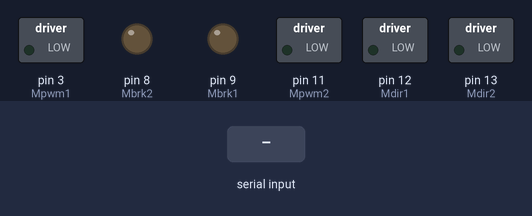
The sketch below on a simulated Arduino Uno, built with avr-gcc and run on an emulated ATmega328P. Shown: switched loads named in the sketch (green lamp = pin HIGH), output pins drawn as LEDs (lit = HIGH). The test bench sets the inputs (shaded band).

Above: at 1.2 s.
1.3 s: "1" received over Serial
At 2.5 s:
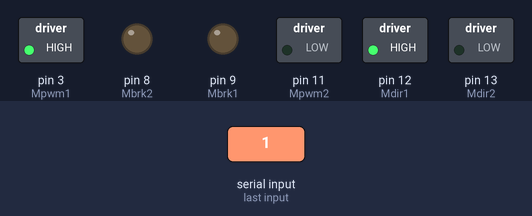
2.8 s: "2" received over Serial
At 3.9 s:
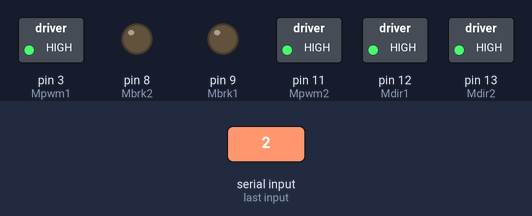
4.3 s: "4" received over Serial
At 5.0 s:
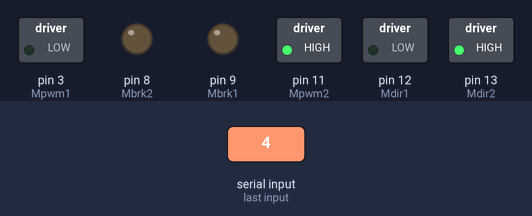
5.8 s: "7" received over Serial
At 6.2 s:
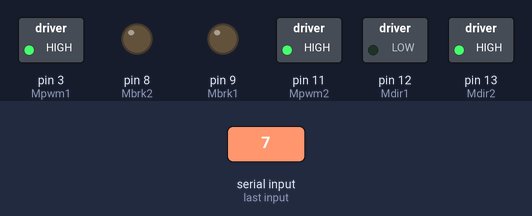
7.3 s: "6" received over Serial
At 8.5 s:
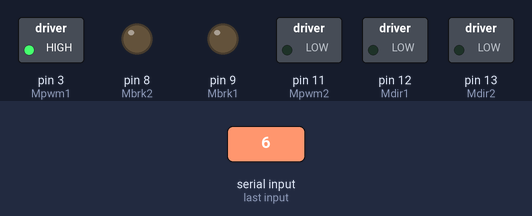
8.8 s: "8" received over Serial
At 9.6 s:
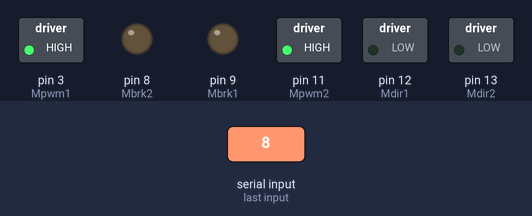
Timing chart, 0 to 11.3 s (numbered marks = the images above; inputs shaded):
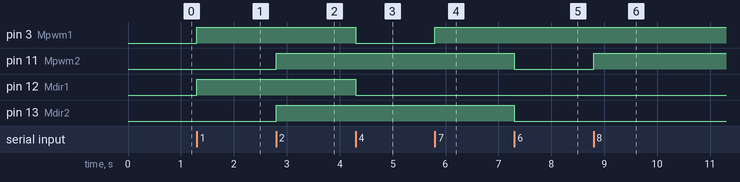

Measured:
- after the input at 1.3 s, pin 3 (Mpwm1), pin 12 (Mdir1): LOW → HIGH at once
- after the input at 2.8 s, pin 11 (Mpwm2), pin 13 (Mdir2): LOW → HIGH at once
- after the input at 4.3 s, pin 3 (Mpwm1), pin 12 (Mdir1): HIGH → LOW at once
- after the input at 5.8 s, pin 3 (Mpwm1): LOW → HIGH at once
- after the input at 7.3 s, pin 11 (Mpwm2), pin 13 (Mdir2): HIGH → LOW at once
- after the input at 8.8 s, pin 11 (Mpwm2): LOW → HIGH at once

The sketch:

Motor_demo.ino
```cpp
// Motor demo using Gertduino and P3 shield
// These are the connection for a motor shield P3
int Mdir1 = 12; // Motor 1 direction
int Mpwm1 = 3;  // Motor 1 on/off
int Mbrk1 = 9;  // Motor 1 break (unused)
int Mdir2 = 13; // Motor 2 direction
int Mpwm2 = 11; // Motor 2 on/off
int Mbrk2 = 8;  // Motor 2 break (unused)
int inByte = 0; // incoming serial byte

void setup()
{ // define if pins are input or outputs
  pinMode(Mdir1, OUTPUT);
  pinMode(Mpwm1, OUTPUT);
  pinMode(Mbrk1, OUTPUT);
  pinMode(Mdir2, OUTPUT);
  pinMode(Mpwm2, OUTPUT);
  pinMode(Mbrk2, OUTPUT);
  // set each pin low at the start
  digitalWrite(Mdir1, LOW);
  digitalWrite(Mpwm1, LOW);
  digitalWrite(Mdir2, LOW);
  digitalWrite(Mpwm2, LOW);
  digitalWrite(Mbrk1, LOW);
  digitalWrite(Mbrk2, LOW);
  Serial.begin(9600); // start serial port at 9600 bps:
}
// control motor 1 on/off forward/backward
void mot1(int on,int dir)
{ digitalWrite(Mpwm1, on  ? HIGH : LOW );
  digitalWrite(Mdir1, dir ? HIGH : LOW);
}
// control motor 2 on/off forward/backward
void mot2(int on,int dir)
{ digitalWrite(Mpwm2, on  ? HIGH : LOW );
  digitalWrite(Mdir2, dir ? HIGH : LOW);
}

void loop()
{ // if we get a valid byte, act on it
  if (Serial.available() > 0)
  { inByte = Serial.read();
    switch(inByte)  {
    case '1': mot1(1,1);            break; // left back
    case '2': mot1(1,1); mot2(1,1); break; // left & right back
    case '3': mot2(1,1);            break; // right back
    case '4': mot1(0,0);            break; // Left stop
    case '5': mot1(0,0); mot2(0,0); break; // left & right stop
    case '6': mot2(0,0);            break; // right stop
    case '7': mot1(1,0);            break; // left forwards
    case '8': mot1(1,0); mot2(1,0); break; // left & right forward
    case '9': mot2(1,0);            break; // right forward
    }
  } // If serial avaiable.
} // main loop
```
